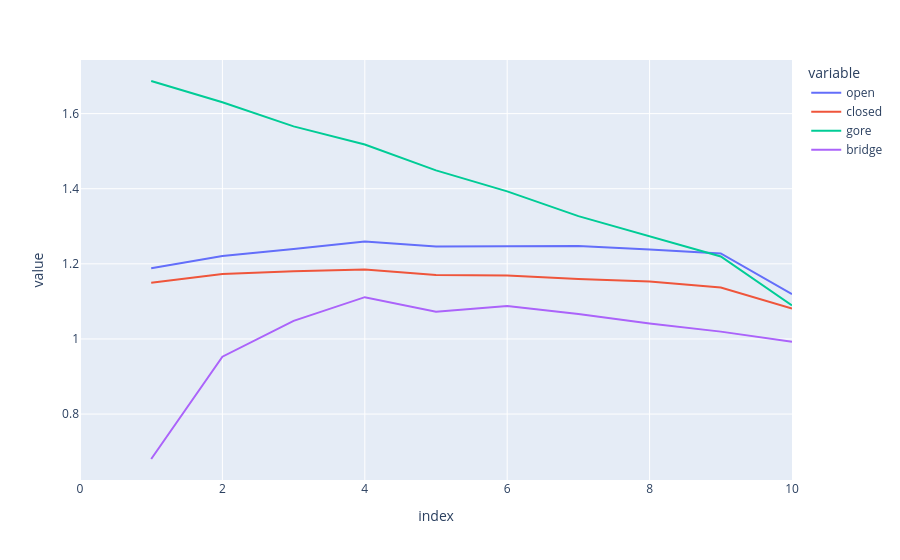

Source (notebook cell):
### Markdown cell above
We plot the elongations of the divisions to compare. The gore has alomst everywhere the highest elongation, and the flanges have higher elongation than the bridge.

### Code cell
px.line(elongations, y=["open", "closed", "gore", "bridge"])

### Figure 1 — Plotly figure (JSON) as saved in the notebook; plotly's stock layout.template omitted (floating-point values rounded to 4 significant figures)
{"data": [{"hovertemplate": "variable=open<br>index=%{x}<br>value=%{y}<extra></extra>", "legendgroup": "open", "line": {"color": "#636efa", "dash": "solid"}, "marker": {"symbol": "circle"}, "mode": "lines", "name": "open", "orientation": "v", "showlegend": true, "type": "scatter", "x": [0, 1, 2, 3, 4, 5, 6, 7, 8, 9, 10], "xaxis": "x", "y": [null, 1.188, 1.221, 1.24, 1.26, 1.246, 1.247, 1.247, 1.238, 1.228, 1.119], "yaxis": "y"}, {"hovertemplate": "variable=closed<br>index=%{x}<br>value=%{y}<extra></extra>", "legendgroup": "closed", "line": {"color": "#EF553B", "dash": "solid"}, "marker": {"symbol": "circle"}, "mode": "lines", "name": "closed", "orientation": "v", "showlegend": true, "type": "scatter", "x": [0, 1, 2, 3, 4, 5, 6, 7, 8, 9, 10], "xaxis": "x", "y": [null, 1.15, 1.173, 1.18, 1.185, 1.17, 1.169, 1.16, 1.153, 1.137, 1.081], "yaxis": "y"}, {"hovertemplate": "variable=gore<br>index=%{x}<br>value=%{y}<extra></extra>", "legendgroup": "gore", "line": {"color": "#00cc96", "dash": "solid"}, "marker": {"symbol": "circle"}, "mode": "lines", "name": "gore", "orientation": "v", "showlegend": true, "type": "scatter", "x": [0, 1, 2, 3, 4, 5, 6, 7, 8, 9, 10], "xaxis": "x", "y": [null, 1.687, 1.63, 1.566, 1.518, 1.449, 1.393, 1.327, 1.273, 1.22, 1.089], "yaxis": "y"}, {"hovertemplate": "variable=bridge<br>index=%{x}<br>value=%{y}<extra></extra>", "legendgroup": "bridge", "line": {"color": "#ab63fa", "dash": "solid"}, "marker": {"symbol": "circle"}, "mode": "lines", "name": "bridge", "orientation": "v", "showlegend": true, "type": "scatter", "x": [0, 1, 2, 3, 4, 5, 6, 7, 8, 9, 10], "xaxis": "x", "y": [null, 0.6803, 0.9526, 1.048, 1.111, 1.072, 1.087, 1.067, 1.041, 1.019, 0.9924], "yaxis": "y"}], "layout": {"autosize": true, "legend": {"title": {"text": "variable"}, "tracegroupgap": 0}, "margin": {"t": 60}, "xaxis": {"anchor": "y", "autorange": true, "domain": [0, 1], "range": [0, 10], "title": {"text": "index"}, "type": "linear"}, "yaxis": {"anchor": "x", "autorange": true, "domain": [0, 1], "range": [0.6244, 1.743], "title": {"text": "value"}, "type": "linear"}}}
